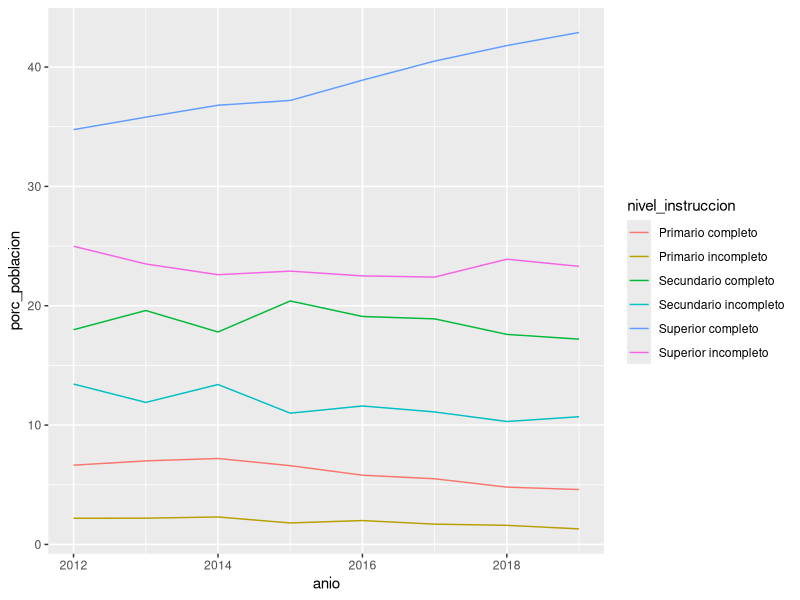

The R source for this figure:
## ---- chunk 1
knitr::opts_chunk$set(echo = TRUE)
# Cargar los paquetes necesarios acá
library(readr)
library(dplyr)
library(ggplot2)
library(tidyr)
## ---- chunk 2

## Lectura de los archivos

nivel_educativo_sexo_anio <- read_csv("datos/max_neduc_ocup_sexo__annio__n_instruc_limpio.csv")

## ---- chunk 3
head(nivel_educativo_sexo_anio,10)
## ---- chunk 4

## Exploración de los datos

#verificar tipo de datos data.frame
class(nivel_educativo_sexo_anio)

# nombres de las variables
names(nivel_educativo_sexo_anio)

#tipo de dato de las variables
str(nivel_educativo_sexo_anio)

#ver cantidad de filas (observaciones) y columnas (variables)

nrow(nivel_educativo_sexo_anio)
ncol(nivel_educativo_sexo_anio)


## ---- chunk 5
#verificamos que no haya valores nulos en el data.frame

any(is.na(nivel_educativo_sexo_anio$anio)) &
any(is.na(nivel_educativo_sexo_anio$sexo)) &
any(is.na(nivel_educativo_sexo_anio$nivel_instruccion)) &
any(is.na(nivel_educativo_sexo_anio$porc_poblacion))

## ---- chunk 6
#verificamos que todos los valores sean positivos en la columna porcentaje

filter(nivel_educativo_sexo_anio,porc_poblacion<0)


## ---- chunk 7

nivel_educativo_sexo_anio<-nivel_educativo_sexo_anio %>% 
  mutate(porcentaje_poblacion = round(porc_poblacion,2))

## ---- chunk 8
nivel_educativo_sexo_anio |> 
  filter(sexo=='m' |sexo=='v') %>%
  group_by(sexo, nivel_instruccion) %>% 
  summarise(porcentaje_poblacion_media = mean(porcentaje_poblacion),porcentaje_poblacion_sd = sd(porcentaje_poblacion))


## ---- chunk 9

nivel_educativo_sexo_anio %>% 
  filter(sexo=='m' |sexo=='v') %>%
  group_by(sexo, nivel_instruccion) %>% 
  summarise(porcentaje_poblacion_max = max(porcentaje_poblacion,na.rm=TRUE),porcentaje_poblacion_min = min(porcentaje_poblacion,na.rm=TRUE), rango=max(porcentaje_poblacion,na.rm=TRUE)-min(porcentaje_poblacion,na.rm=TRUE))
            

## ---- chunk 10
nivel_educativo_sexo_anio|>
  filter(sexo=="TOTAL")|>
  ggplot(aes(anio,porc_poblacion))+
  geom_line(aes(group=nivel_instruccion,color=nivel_instruccion))
